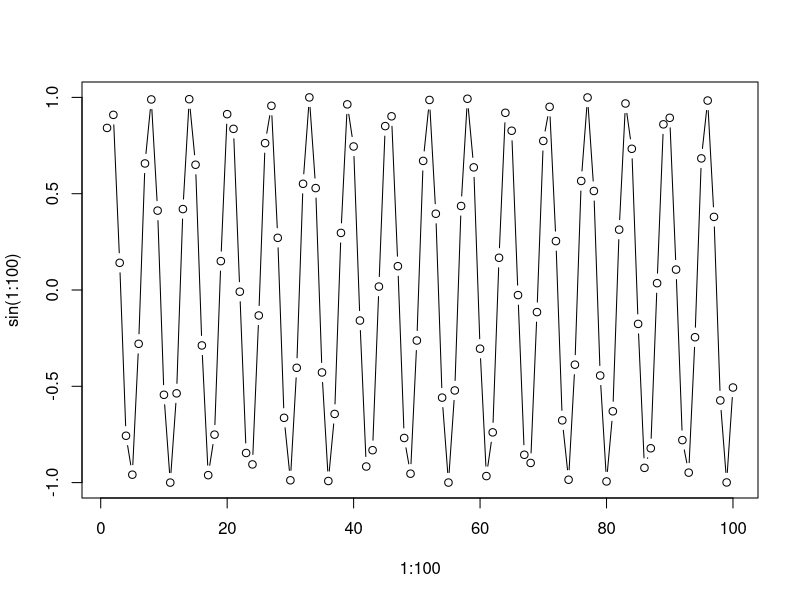

Write the R code that produced this figure.
## ---- chunk 1
x <- c(1, 2, 3, 4, 5, 6)
mean(x)
## ---- chunk 2
print("Hello, World!")
## ---- chunk 3
plot(1:100, sin(1:100), type = "b")
